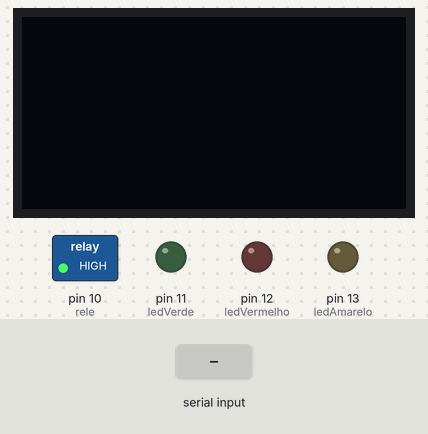
This sketch was run on a simulated Arduino Uno, built with avr-gcc and run on an emulated ATmega328P. On the bench: 128×64 one-colour display, switched loads named in the sketch (green lamp = pin HIGH), output pins drawn as LEDs (lit = HIGH). The inputs (shaded band) are chosen by the test bench.

Above: at 1.2 s.
1.3 s: "LED_RED\n" received over Serial
At 2.5 s:
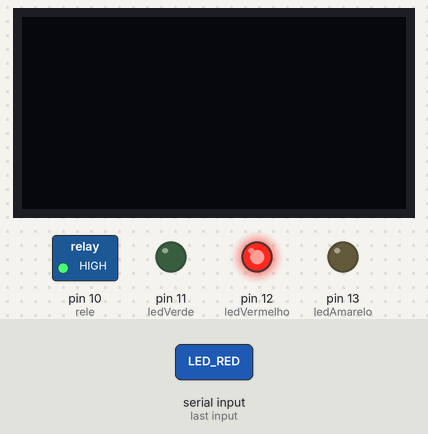
2.8 s: "LED_YELLOW\n" received over Serial
At 3.8 s:
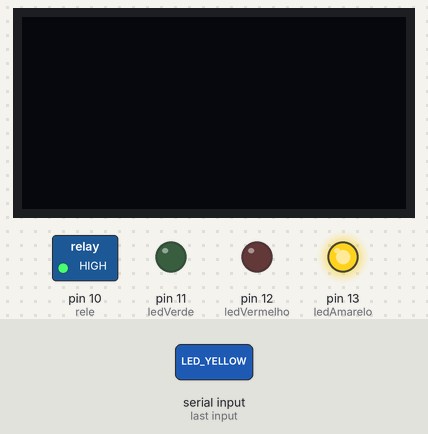
4.3 s: "LED_GREEN\n" received over Serial
At 4.9 s:
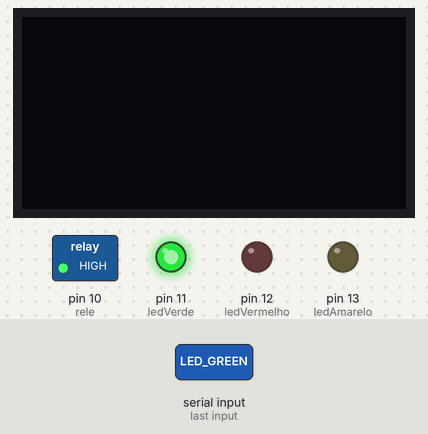
5.8 s: "OPEN_LOCK\n" received over Serial
At 6.1 s:
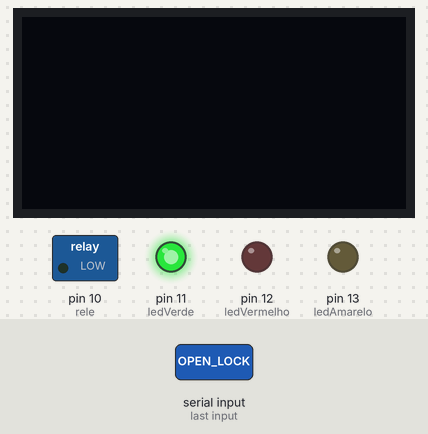
Timing chart, 0 to 12.3 s (numbered marks = the images above; inputs shaded):
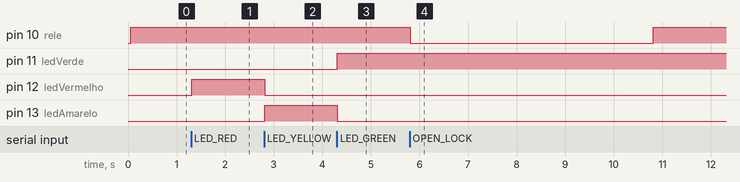

The sketch:

reconhecimento_facial_com_IA_arduino.ino
```cpp
 #include <Wire.h>
#include <Adafruit_GFX.h>
#include <Adafruit_SSD1306.h>
#include <Keypad.h>

// Definições para o display OLED
#define SCREEN_WIDTH 128
#define SCREEN_HEIGHT 64
#define OLED_RESET -1
Adafruit_SSD1306 display(SCREEN_WIDTH, SCREEN_HEIGHT, &Wire, OLED_RESET);

// Pinos dos LEDs
int ledVerde = 11;
int ledVermelho = 12;
int ledAmarelo = 13;

// Pino do relé
int rele = 10;  // Pino do relé para controle da trava

// Configuração do teclado matricial 4x4
const byte ROWS = 4;
const byte COLS = 4;
char keys[ROWS][COLS] = {
  {'1', '2', '3', 'A'},
  {'4', '5', '6', 'B'},
  {'7', '8', '9', 'C'},
  {'*', '0', '#', 'D'}
};
byte rowPins[ROWS] = {9, 8, 7, 6};
byte colPins[COLS] = {5, 4, 3, 2};

Keypad keypad = Keypad(makeKeymap(keys), rowPins, colPins, ROWS, COLS);

void setup() {
  // Inicializar o display OLED
  if (!display.begin(SSD1306_SWITCHCAPVCC, 0x3C)) {  // Endereço I2C 0x3C para a maioria dos displays OLED
    Serial.println(F("Falha ao inicializar o OLED"));
    for (;;);  // Parar aqui se o display falhar
  }

  // Limpar o buffer de exibição
  display.clearDisplay();
  display.setTextSize(1);
  display.setTextColor(SSD1306_WHITE);
  display.setCursor(0, 0);
  display.display();

  // Inicializar LEDs
  pinMode(ledVerde, OUTPUT);
  pinMode(ledVermelho, OUTPUT);
  pinMode(ledAmarelo, OUTPUT);

  // Inicializar o relé
  pinMode(rele, OUTPUT);
  digitalWrite(rele, HIGH);  // Desativar o relé inicialmente (trava fechada)

  // Iniciar comunicação Serial
  Serial.begin(9600);
}

void loop() {
  // Ler o teclado
  char key = keypad.getKey();

  // Se uma tecla for pressionada, enviar via serial
  if (key) {
    Serial.println(key);
  }

  // Verificar comandos recebidos via serial
  if (Serial.available() > 0) {
    String comando = Serial.readStringUntil('\n');

    // Controlar os LEDs
    if (comando == "LED_RED") {
      digitalWrite(ledVermelho, HIGH);
      digitalWrite(ledAmarelo, LOW);
      digitalWrite(ledVerde, LOW);
    } else if (comando == "LED_YELLOW") {
      digitalWrite(ledVermelho, LOW);
      digitalWrite(ledAmarelo, HIGH);
      digitalWrite(ledVerde, LOW);
    } else if (comando == "LED_GREEN") {
      digitalWrite(ledVermelho, LOW);
      digitalWrite(ledAmarelo, LOW);
      digitalWrite(ledVerde, HIGH);
    }

    // Controlar o relé (abrir ou fechar a trava)
    if (comando == "OPEN_LOCK") {
      digitalWrite(rele, LOW);  // Ativar o relé para abrir a trava
      delay(5000);              // Manter a trava aberta por 5 segundos
      digitalWrite(rele, HIGH); // Fechar a trava
    }

    // Atualizar display OLED
    if (comando.startsWith("DISPLAY:")) {
      String mensagem = comando.substring(8);  // Extrair a mensagem

      display.clearDisplay();
      display.setCursor(0, 0);
      display.println(mensagem);
      display.display();
    }
  }
}
```

Measured:
- after the input at 1.3 s, pin 12 (ledVermelho): LOW → HIGH at once
- after the input at 2.8 s, pin 12 (ledVermelho): HIGH → LOW at once; pin 13 (ledAmarelo): LOW → HIGH at once
- after the input at 4.3 s, pin 11 (ledVerde): LOW → HIGH at once; pin 13 (ledAmarelo): HIGH → LOW at once
- after the input at 5.8 s, pin 10 (rele): HIGH → LOW at once, → HIGH 5.0 s later
